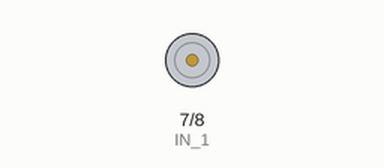
Bench run of a sketch on a simulated Arduino Uno, built with avr-gcc and run on an emulated ATmega328P. Parts: motor-driver pin pairs drawn as motors (green arrow = first pin HIGH = forward, orange = second pin HIGH = backward, longer = more drive, scaled by the enable pin).

Above: at 1.0 s.
At 4.5 s:
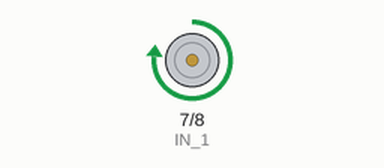
Timing chart, 0 to 15.6 s (numbered marks = the images above):
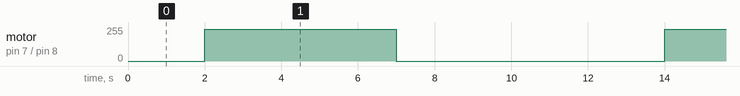

The sketch:

pump.ino
```cpp
//Motor
#define ENA 9 // Enable/speed motor Front Left D10->ENA L298N Front Side
#define IN_1 7 // L298N #2 in 1 motor Front Left D8->IN1 L298N Front Side
#define IN_2 8 // L298N #2 in 2 motor Front Left D9->IN2 L298N Front Side


void setup(){
   pinMode(ENA, OUTPUT);

  pinMode(IN_1, OUTPUT);
  pinMode(IN_2, OUTPUT);

   //Serial.begin(115200);
   Serial.begin(9600);                             // start the serial port
}


void loop(){
  delay(2000);
  digitalWrite(IN_1, HIGH);
  digitalWrite(IN_2, LOW);
  analogWrite(ENA, 240);
  delay(5000);
  analogWrite(ENA, 0);
  delay(5000);
}
```

Measured:
- by itself, motor on pin 7 (IN_1) / pin 8 (IN_2): alternates forward 240/255 for 5.0 s and stopped for 7.0 s
